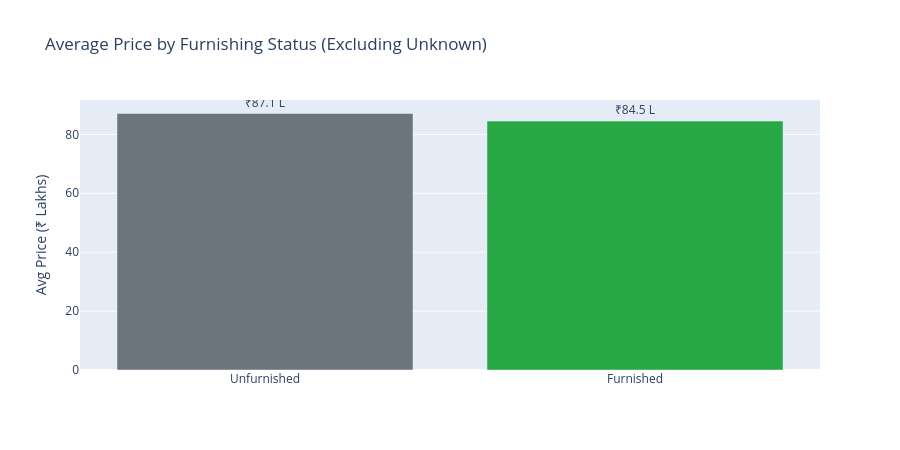

Here is the notebook cell this chart was saved with:
### Code cell
# Filter only known furnishing statuses
furniture_map = {'unfurnished': 'Unfurnished', 'semi‑furnished': 'Semi-Furnished', 'furnished': 'Furnished'}
df_filtered = df[df['Furnishing_Status'].isin(furniture_map.keys())].copy()
df_filtered['Furnishing_Status'] = df_filtered['Furnishing_Status'].map(furniture_map)

# Group and sort
furn_avg = df_filtered.groupby('Furnishing_Status')['Price'].mean().reset_index()
furn_order = ['Unfurnished', 'Semi-Furnished', 'Furnished']
furn_avg['Furnishing_Status'] = pd.Categorical(furn_avg['Furnishing_Status'], categories=furn_order, ordered=True)
furn_avg = furn_avg.sort_values('Furnishing_Status')

# Bar chart
fig = px.bar(
    furn_avg,
    x='Furnishing_Status',
    y='Price',
    title='Average Price by Furnishing Status (Excluding Unknown)',
    labels={'Price': 'Avg Price (₹ Lakhs)', 'Furnishing_Status': ''},
    color='Furnishing_Status',
    color_discrete_map={'Unfurnished': '#6c757d', 'Semi-Furnished': '#ffc107', 'Furnished': '#28a745'},
    text='Price'
)
fig.update_traces(texttemplate='₹%{text:.1f} L', textposition='outside')
fig.update_layout(height=450, showlegend=False)
fig.show()

# Premium calculation
base = furn_avg[furn_avg['Furnishing_Status'] == 'Unfurnished']['Price'].values[0]
for _, row in furn_avg.iterrows():
    if row['Furnishing_Status'] == 'Unfurnished':
        continue
    premium = (row['Price'] - base) / base * 100
    print(f"{row['Furnishing_Status']}: ₹{row['Price']:.1f} L → {premium:.1f}% higher than Unfurnished")

### Figure 1 — Plotly figure (JSON) as saved in the notebook; plotly's stock layout.template omitted (floating-point values rounded to 4 significant figures)
{"data": [{"hovertemplate": "=%{x}<br>Avg Price (₹ Lakhs)=%{text}<extra></extra>", "legendgroup": "Unfurnished", "marker": {"color": "#6c757d", "pattern": {"shape": ""}}, "name": "Unfurnished", "orientation": "v", "showlegend": true, "text": [87.08], "textposition": "outside", "texttemplate": "₹%{text:.1f} L", "type": "bar", "x": ["Unfurnished"], "xaxis": "x", "y": [87.08], "yaxis": "y"}, {"hovertemplate": "=%{x}<br>Avg Price (₹ Lakhs)=%{text}<extra></extra>", "legendgroup": "Furnished", "marker": {"color": "#28a745", "pattern": {"shape": ""}}, "name": "Furnished", "orientation": "v", "showlegend": true, "text": [84.5], "textposition": "outside", "texttemplate": "₹%{text:.1f} L", "type": "bar", "x": ["Furnished"], "xaxis": "x", "y": [84.5], "yaxis": "y"}], "layout": {"barmode": "relative", "height": 450, "legend": {"title": {"text": ""}, "tracegroupgap": 0}, "showlegend": false, "title": {"text": "Average Price by Furnishing Status (Excluding Unknown)"}, "xaxis": {"anchor": "y", "categoryarray": ["Unfurnished", "Furnished"], "categoryorder": "array", "domain": [0, 1], "title": {"text": ""}}, "yaxis": {"anchor": "x", "domain": [0, 1], "title": {"text": "Avg Price (₹ Lakhs)"}}}}
